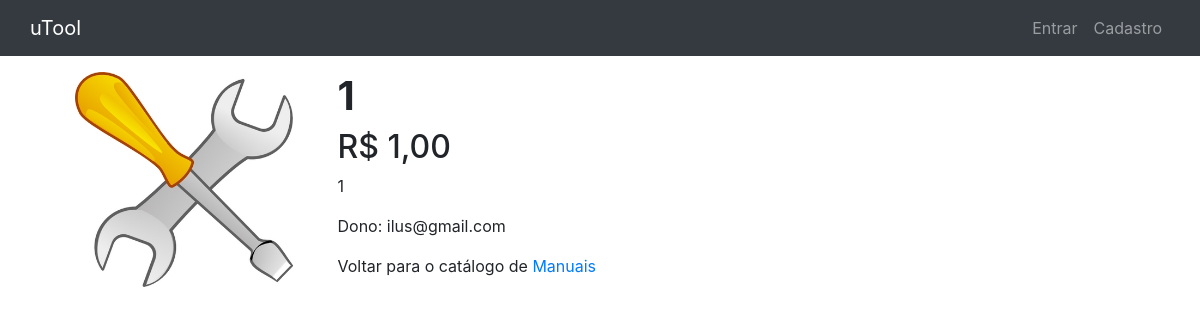
/1/, run on the app's committed database.
### tools/models.py (models this page shows, shortened)
class Tool(TimeStampedModel):
    category = models.ForeignKey(
        Category, related_name="tools",
        on_delete=models.CASCADE,
        verbose_name='Categoria da Ferramenta',
    )
    name = models.CharField(
        max_length=255,
        verbose_name='Nome da Ferramenta'
    )
    slug = AutoSlugField(
        unique=True,
        always_update=False,
        populate_from="name"
    )
    image = models.ImageField(
        upload_to="tools/%Y/%m/%d",
        blank=True,
        verbose_name='Imagem',
        default='/tools/2021/03/16/default_tool.jpg'
    )
    description = models.TextField(
        blank=True,
        verbose_name='Descrição'
    )
    price = models.DecimalField(
        max_digits=10,
        decimal_places=2,
        verbose_name='Preço'
    )
    is_available = models.BooleanField(
        default=True,
        verbose_name='Disponível'
    )
    owner = models.ForeignKey(
        MyUserModel,
        on_delete=models.CASCADE
    )
    objects = models.Manager()
    available = AvailableManager()
    class Meta:
        ordering = ("name",)

class Category(TimeStampedModel):
    name = models.CharField(
        max_length=255,
        unique=True
    )
    slug = AutoSlugField(
        unique=True,
        always_update=False,
        populate_from="name"
    )
    class Meta:
        ordering = ("name",)
        verbose_name = "category"
        verbose_name_plural = "categories"
    def get_absolute_url(self):
        return reverse("pages:list_by_category", kwargs={"slug": self.slug})

### users/models.py (models this page shows)
class MyUserModel(AbstractUser):
    name = models.CharField(
        verbose_name="nome",
        max_length=50,
        validators=[RegexValidator(regex='[0-9a-zA-Z]{3}[0-9a-zA-Z]*',
            message='Nome deve conter apenas letras e números.',
            code='erro')]
    )
    surname = models.CharField(
        verbose_name="sobrenome",
        max_length=700,
        validators=[RegexValidator(regex='[0-9a-zA-Z ]{3}[0-9a-zA-Z ]*',
            message='Sobrenome deve conter apenas letras, números e espaços.',
            code='erro')]
    )
    cpf = models.CharField(
        max_length=11,
        help_text='Deverá conter apenas números',
        unique=True,
        validators=[validate_cpf],
        verbose_name="CPF"
    )
    adress = models.CharField(
        verbose_name="endereço",
        max_length=50
    )
    number = models.CharField(
        verbose_name="número",
        max_length=5,
        validators=[RegexValidator(regex='[0-9]+',
            message='Deve conter apenas números maiores que 0',
            code='erro')]
    )
    complement = models.CharField(
        verbose_name="complemento",
        max_length=30,
        blank=True
    )
    zip_code = models.CharField(
        verbose_name="CEP",
        validators=[RegexValidator(regex='7[0-3][0-9]{3}-[0-9]{3}',
        message='CEP deve estar no formato xxxxx-xxx, e ser um CEP do DF',
            code='erro')],
            max_length=9
    )
    district = models.CharField(
        max_length=20,
        verbose_name = "bairro",
        choices=(
            ('aguas_claras', 'Águas Claras'),
            ('brazlandia', 'Brazlândia'),
            ('candangolandia', 'Candangolândia'),
            ('ceilandia', 'Ceilândia'),
            ('cruzeiro', 'Cruzeiro'),
            ('fercal', 'Fercal'),
            ('gama', 'Gama'),
            ('guara', 'Guará'),
            ('itapoa', 'Itapoã'),
            ('jardim_botanico', 'Jardim Botânico'),
            ('lago_norte', 'Lago Norte'),
            ('lago_Sul', 'Lago Sul'),
            ('nucleo_bandeirante', 'Núcleo Bandeirante'),
            ('paranoa', 'Paranoá'),
            ('park_way', 'Park Way'),
            ('planaltina', 'Planaltina'),
            ('plano_piloto', 'Plano Piloto'),
            ('samambaia', 'Samambaia'),
            ('taguatinga', 'Taguatinga'),
            ('recanto_das_emas', 'Recanto das Emas'),
            ('riacho_fundo_1', 'Riacho Fundo 1'),
            ('riacho _fundo_2', 'Riacho Fundo 2'),
            ('santa_maria', 'Santa Maria'),
            ('SCIA', 'SCIA'),
            ('SIA', 'SIA'),
            ('sao_sebastiao', 'São Sebastiao'),
            ('sobradinho', 'Sobradinho'),
            ('sobradinho_2', 'Sobradinho 2'),
            ('sudoeste', 'Sudoeste'),
            ('varjao', 'Varjão'),
            ('vicente pires', 'Vicente Pires'),)
    )
    state = models.CharField(
        verbose_name="estado",
        max_length=2,
        default='DF'
    )
    first_name = False
    last_name = False
    REQUIRED_FIELDS = []

### tools/views.py (the view)
# urls.py: path("<slug:slug>/", ToolDetailView.as_view(), name="detail"),
class ToolDetailView(DetailView):
    queryset = Tool.available.all()

### templates/tools/tool_detail.html (shortened to what this page needs)
{% extends 'base.html' %}
{% load static %}
{% block content %}
<div class="container my-3">
    <div class="row">
        <div class="col-lg-3 mb-3 mb-lg-0">
            {% if tool.image %}
            <img class="container-fluid" src="/media/{{tool.image}}" alt="">
            {% else %}
            <img class="card-img-top" src="{% static 'images/no_image.jpg' %}" alt="">
            {% endif %}
        </div>
        <div class="col-lg-9">
            <h1 class="font-weight-bold">{{ tool.name }}</h1>
            <h2>R$ {{ tool.price }}</h2>
            <p>{{ tool.description }}</p>
            <p>Dono: {{ tool.owner.email }}</p>
            <p>
                Voltar para o catálogo de
                <a class="text-decoration-none" href="{{ tool.category.get_absolute_url }}">
                    {{ tool.category.name }}
                </a>
            </p>
        </div>
    </div>
</div>
{% endblock content %}

### data on the page
Tool: image (placeholder picture), name "1", price "1,00", description "1", owner.email "ilus@gmail.com", category.name "Manuais"
